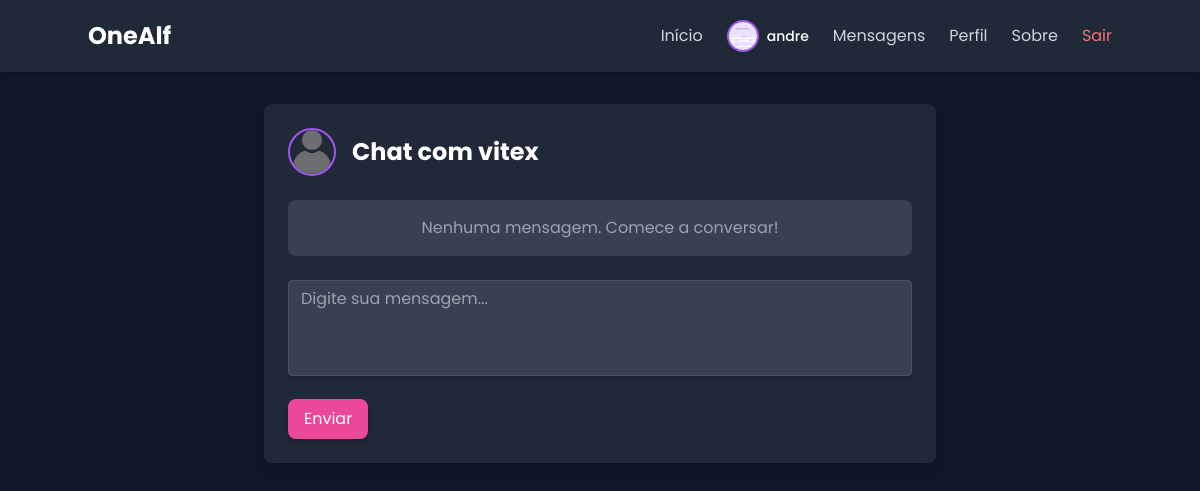
Before: /chat/vitex/ (signed in) with the older database file.
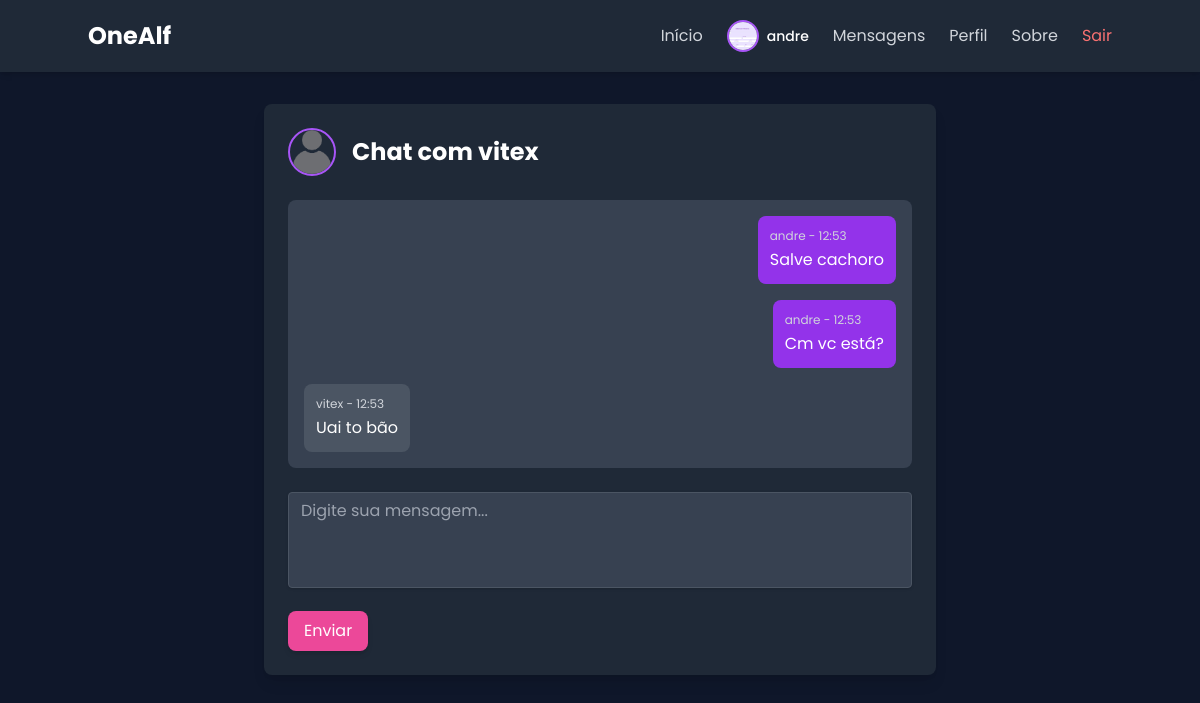
After: the same page with the newer database file.
### core/models.py (models this page shows, shortened)
class Mensagem(models.Model):
    remetente = models.ForeignKey(User, related_name='mensagens_enviadas', on_delete=models.CASCADE)
    destinatario = models.ForeignKey(User, related_name='mensagens_recebidas', on_delete=models.CASCADE)
    conteudo = models.TextField()
    data_envio = models.DateTimeField(auto_now_add=True)
    class Meta:
        ordering = ['data_envio']

### core/views.py (the view)
# urls.py: path('chat/<str:username>/', views.chat_com_usuario, name='chat'),
@login_required
def chat_com_usuario(request, username):
    outro_usuario = get_object_or_404(User, username=username)
    mensagens = Mensagem.objects.filter(
        Q(remetente=request.user, destinatario=outro_usuario) |
        Q(remetente=outro_usuario, destinatario=request.user)
    ).order_by('data_envio')
    if request.method == 'POST':
        form = FormMensagem(request.POST)
        if form.is_valid():
            nova_msg = form.save(commit=False)
            nova_msg.remetente = request.user
            nova_msg.destinatario = outro_usuario
            nova_msg.save()
            return redirect('chat', username=username)
    else:
        form = FormMensagem()
    return render(request, 'chat_detail.html', {
        'mensagens': mensagens,
        'form': form,
        'outro_usuario': outro_usuario
    })

### core/forms.py
class FormMensagem(forms.ModelForm):
    class Meta:
        model = Mensagem
        fields = ['conteudo']
        widgets = {
            'conteudo': forms.Textarea(attrs={'rows': 2, 'placeholder': 'Digite sua mensagem...'}),
        }

### core/templates/chat_detail.html (shortened to what this page needs)
{% extends 'base.html' %}
{% load widget_tweaks %}
{% load static %}
{% block content %}
<div class="max-w-2xl mx-auto mt-8 p-6 bg-gray-800 rounded-lg shadow-lg text-white">
    <div class="flex items-center mb-6">
        <img src="{% static 'img/default-user.png' %}" alt="Foto de perfil" class="w-12 h-12 rounded-full object-cover border-2 border-purple-500 mr-4">
        <h2 class="text-2xl font-bold">Chat com {{ outro_usuario.username }}</h2>
    </div>
    <div class="bg-gray-700 p-4 rounded-lg mb-4 max-h-96 overflow-y-auto space-y-4">
        {% for msg in mensagens %}
            <div class="flex {% if msg.remetente == user %}justify-end{% else %}justify-start{% endif %}">
                <div class="{% if msg.remetente == user %}bg-purple-600{% else %}bg-gray-600{% endif %} p-3 rounded-lg max-w-xs">
                    <p class="text-xs text-gray-300 mb-1">{{ msg.remetente.username }} - {{ msg.data_envio|date:"H:i" }}</p>
                    <p class="text-base">{{ msg.conteudo }}</p>
                </div>
            </div>
        {% empty %}
            <p class="text-gray-400 text-center">Nenhuma mensagem. Comece a conversar!</p>
        {% endfor %}
    </div>
    <form method="POST" class="mt-6 space-y-4">
        <div class="mb-4">
            {{ form.conteudo|add_class:"shadow appearance-none border rounded w-full py-2 px-3 text-gray-700 leading-tight focus:outline-none focus:shadow-outline bg-gray-700 text-white border-gray-600 h-24 resize-none" }}
        </div>
        <button type="submit" class="bg-pink-500 hover:bg-pink-600 text-white py-2 px-4 rounded-lg shadow-md transition duration-300">
            Enviar
        </button>
    </form>
</div>
{% endblock %}}

Changed rows visible on the page:
added Mensagem: remetente.username "andre", data_envio "12:53", conteudo "Salve cachoro"
added Mensagem: remetente.username "andre", data_envio "12:53", conteudo "Cm vc está?"
added Mensagem: remetente.username "vitex", data_envio "12:53", conteudo "Uai to bão"
Other visible differences:
text no longer shown: "Nenhuma mensagem. Comece a conversar!"
